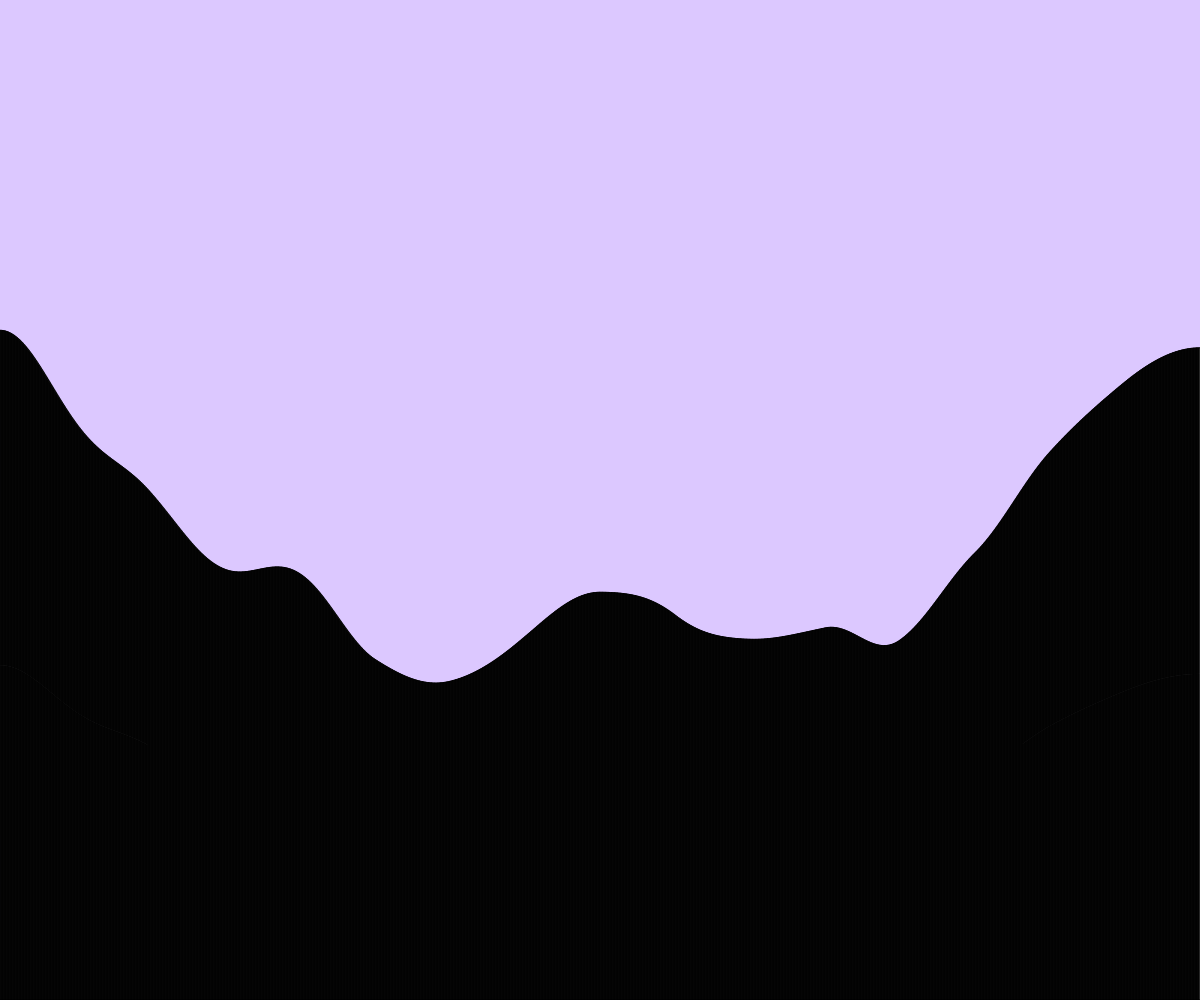
Frame 1 (no input)
Frame 60 (no input): identical to frame 1, image omitted
Frame 120 (the mouse pressed at the canvas centre since frame 60): identical to frame 1, image omitted

The p5.js sketch that drew this single still picture (run headless with seeded random() and noise() and a simulated clock; from frame 60 on, the mouse is pressed at the canvas centre):

// p5.js sketch
// ── sketch.js
// Terrain generation

let Terrain=[];
const NUMBER_OF_RECT = 2000;

function setup() {
  createCanvas(windowWidth, windowHeight);
  let widthOfRect = width/ NUMBER_OF_RECT;
  generateTerrain(widthOfRect);
}

function draw() {
  background(220, 200, 275);
  for(let someRect of Terrain ){
    rect(someRect.x, someRect.y, someRect.w, someRect.h);
  }
}
function generateTerrain(widthOfRect){
  let time = 0;
  let deltaTime = 0.001;
  for(let x = 0; x< width; x += widthOfRect){
    let theHeight = noise(time) * height;
    let someRect = spawRectangle(x, theHeight, widthOfRect);
    Terrain.push(someRect);
    time += deltaTime;
  }
}
function spawRectangle(leftSide, rectHeight, rectWidth){
  let theRect = {
    x: leftSide,
    y: height - rectHeight,
    w: rectWidth,
    h: rectHeight,
  };
  return theRect;
}
